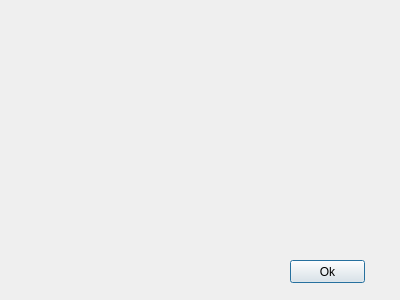
<?xml version="1.0" encoding="UTF-8"?>
<ui version="4.0">
 <class>Dialog</class>
 <widget class="QDialog" name="Dialog">
  <property name="geometry">
   <rect>
    <x>0</x>
    <y>0</y>
    <width>400</width>
    <height>300</height>
   </rect>
  </property>
  <property name="windowTitle">
   <string>Dialog</string>
  </property>
  <widget class="QPushButton" name="closeButton">
   <property name="geometry">
    <rect>
     <x>290</x>
     <y>260</y>
     <width>75</width>
     <height>23</height>
    </rect>
   </property>
   <property name="text">
    <string>Ok</string>
   </property>
  </widget>
 </widget>
 <resources/>
 <connections/>
</ui>
